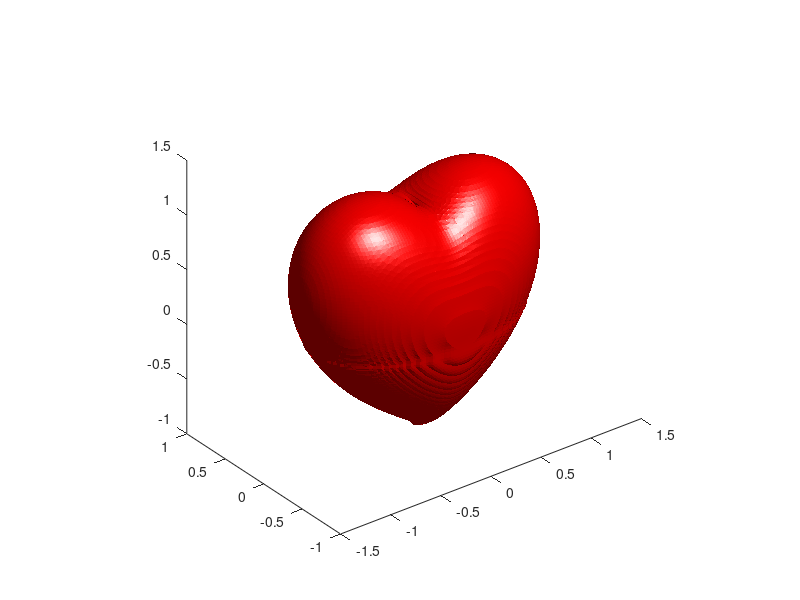

MATLAB code for this plot: (Note: this script raises an error after producing the figure.)
clear all
clc
[x,y,z]=meshgrid(linspace(-1.3,1.3));
f=(x.^2+(9/4)*y.^2+z.^2-1).^3-x.^2.*z.^3-(9/80)*y.^2.*z.^3;
p=patch(isosurface(x,y,z,f,0));
set(p,'FaceColor','red','EdgeColor','none');
daspect([1 1 1])
view(3)
camlight; 
lighting phong
axis off